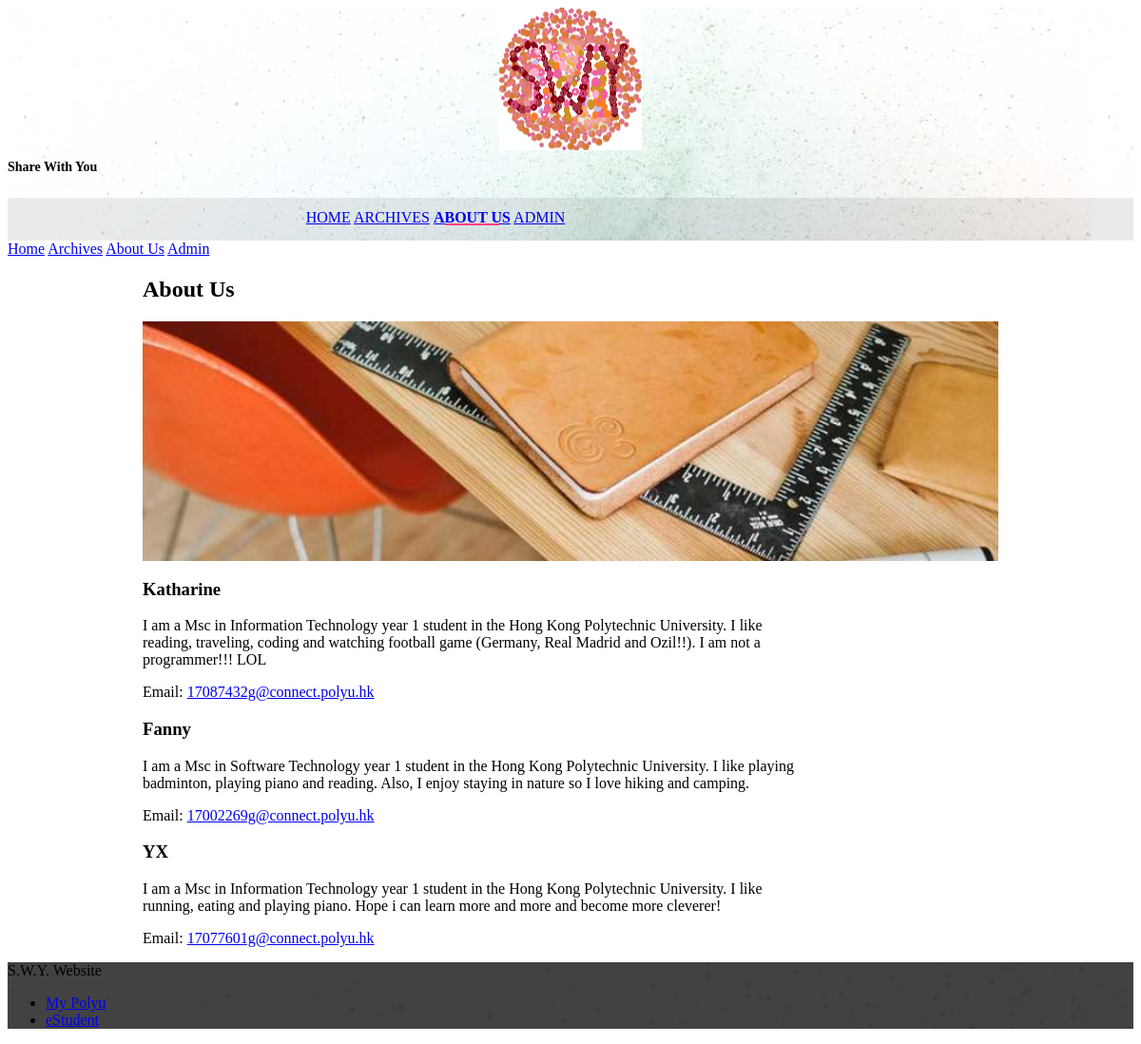
Page /intro on the committed database.
### blog/models.py (models this page shows)
class User(AbstractUser):
    intro = models.TextField(blank=True, default='-')

### blog/views.py (the view)
# urls.py: url(r'intro$', views.intro, name='intro'),
def intro(request):
	try:
		users = User.objects.all()
	except User.DoesNotExist:
		raise Http404("User does not exist!")
	return render(request, 'blog/intro.html', {'users': users})

### blog/templates/blog/intro.html
{% extends 'blog/base.html' %}
{% load staticfiles %}
{% block content %}
<main class="mdl-layout__content">
    <div class="mdl-grid portfolio-max-width">
        <div class="mdl-cell mdl-cell--12-col mdl-card mdl-shadow--4dp">
            <div class="mdl-card__title">
                <h2 class="mdl-card__title-text">About Us</h2>
            </div>
            <div class="mdl-card__media">
                <img class="article-image" src='{% static "/image/aboutus.jpeg" %}' border="0" alt="">
            </div>
            <div class="mdl-grid portfolio-copy">
                {% for user in users %}
                    <h3 class="mdl-cell mdl-cell--12-col mdl-typography--headline">
                        {{ user.username }}
                    </h3>
                    <div class="mdl-cell mdl-cell--12-col mdl-card__supporting-text no-padding ">
                        <p>{{ user.intro }}</p>
                    </div>
                    <div class="mdl-cell mdl-cell--12-col mdl-card__supporting-text no-padding ">
                        <p>Email: <a href="mailto:{{ user.email }}">{{ user.email }}</a></p>
                    </div>
                {% endfor %}
            </div>
        </div>
    </div>
</main>
{% endblock %}

### blog/static/mdl/styles.css (style rules this page uses)
img.article-image { width: 100%; height: auto; }
.portfolio-max-width { max-width: 900px; margin: auto; }
.portfolio-copy { max-width: 700px; }
.no-padding { padding: 0; }
.mdl-card__media { background-color: white; }

### rows in the picture
User: username "Katharine", intro "I am a Msc in Information Technology year 1 student in the Hong Kong Polytechnic University. I like reading, traveling, coding and watching football game (Germany, Real Madrid and Ozil!!). I am not a programmer!!! LOL", email "17087432g@connect.polyu.hk"
User: username "Fanny", intro "I am a Msc in Software Technology year 1 student in the Hong Kong Polytechnic University. I like playing badminton, playing piano and reading. Also, I enjoy staying in nature so I love hiking and camping.", email "17002269g@connect.polyu.hk"
User: username "YX", intro "I am a Msc in Information Technology year 1 student in the Hong Kong Polytechnic University. I like running, eating and playing piano. Hope i can learn more and more and become more cleverer!", email "17077601g@connect.polyu.hk"
